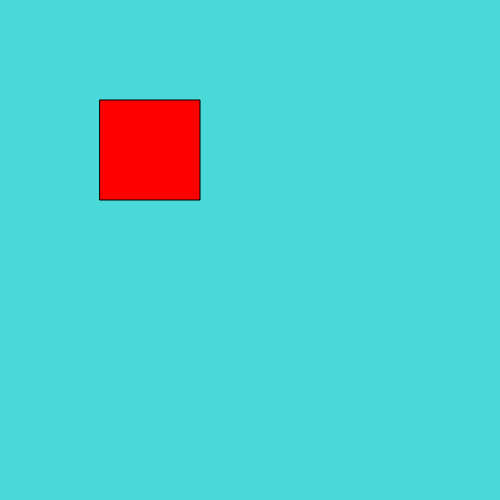
Frame 1 (no input)
Frame 60 (no input): identical to frame 1, image omitted
Frame 120 (the mouse pressed at the canvas centre since frame 60): identical to frame 1, image omitted

The p5.js sketch that drew this single still picture (run headless with seeded random() and noise() and a simulated clock; from frame 60 on, the mouse is pressed at the canvas centre):

// p5.js sketch
// ── sketch.js
let state =0;

function setup() {
  createCanvas(500, 500);
  textAlign(CENTER);
}

function draw() {
  
  switch (state) {
    case 0:
    background('#4BD8D8');
    //text("Guess \nWhat!", width/2, height/2);
    break;
     case 1:
    background('#E45001');
    //text("case 1", 250, 250);
    break;

  }
  fill('red');
  rect(100,100,100,100);
}

  function mouseReleased(){
    if(mouseX>100 && mouseX<200 && mouseY>100 && mouseY < 200){
    state++;
    if(state>1)state=0;
  }
  }
